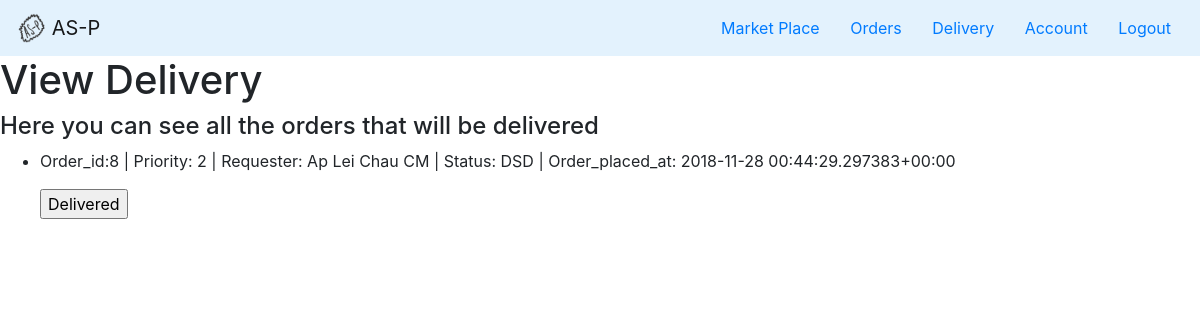
Before: /asp/delivery (signed in) with the older database file.
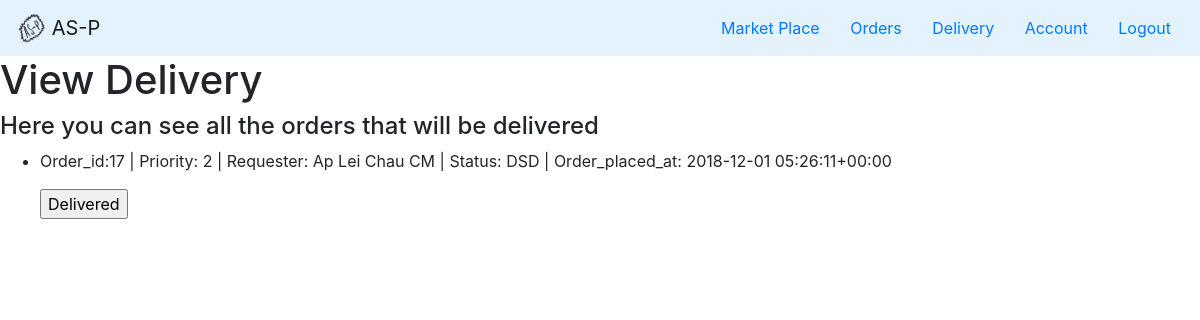
After: the same page with the newer database file.
### asp/models.py (models this page shows, shortened)
class Order(models.Model):
    QUEUED_FOR_PROCESSING = 'QFP'
    PROCESSING_BY_WAREHOUSE = 'PBW'
    QUEUED_FOR_DISPATCH = 'QFD'
    DISPATCHED = 'DSD'
    DELIVERED = 'DLD'
    STATUS = (
        (QUEUED_FOR_PROCESSING, 'Queued for Processing'),
        (PROCESSING_BY_WAREHOUSE, 'Processing by Warehouse'),
        (QUEUED_FOR_DISPATCH, 'Queued for Dispatch'),
        (DISPATCHED, 'Dispatched'),
        (DELIVERED, 'Delivered')
    )
    PRIORITY_HIGH = 3
    PRIORITY_MEDIUM = 2
    PRIORITY_LOW = 1
    PRIORITY = (
        (PRIORITY_HIGH, 'high'),
        (PRIORITY_MEDIUM, 'medium'),
        (PRIORITY_LOW, 'low')
    )
    status = models.CharField(
        max_length = 3,
        choices = STATUS,
        default = QUEUED_FOR_PROCESSING
    )
    requester = models.ForeignKey(UserExt, on_delete = models.CASCADE, related_name = 'requested_by')
    processed_by = models.ForeignKey(UserExt, on_delete = models.CASCADE, null = True, blank = True, related_name = 'processed_by')
    priority = models.PositiveIntegerField(
        choices = PRIORITY,
        default = PRIORITY_LOW
    )
    time_queued_processing = models.DateTimeField()
    time_processing = models.DateTimeField(null = True, blank = True)
    time_queued_dispatch = models.DateTimeField(null = True, blank = True)
    time_dispatched = models.DateTimeField(null = True, blank = True)
    time_delivered = models.DateTimeField(null = True, blank = True)
    shipping_label_name = models.CharField(max_length = 200, null = True, blank = True)
    def __str__(self):
        return f"Order_id:{self.id} | Priority: {self.priority} | Requester: {self.requester.user.username} | Status: {self.status} | Order_placed_at: {self.time_queued_processing}"

class UserExt(models.Model):
    CLINIC_MANAGER = 'CM'
    DISPATCHER = 'DP'
    WAREHOUSE_PERSONNEL = 'WP'
    ADMIN = 'AD'
    ROLES = (
        (CLINIC_MANAGER, 'Clinic Manager'),
        (DISPATCHER, 'Dispatcher'),
        (WAREHOUSE_PERSONNEL, 'Warehouse Personnel'),
        (ADMIN, 'Admin')
    )
    user = models.OneToOneField(User, on_delete=models.CASCADE)
    hospital = models.ForeignKey(Hospital, on_delete=models.CASCADE, null = True, blank = True, related_name='working_hospital')
    reset_password = models.BooleanField(default=False)
    role = models.CharField(
        max_length = 2,
        choices = ROLES,
        default = CLINIC_MANAGER
    )
    def is_permitted_to_access(self, role):
        if self.role != role:
            return False
        return True

### asp/views.py (the view, shortened to what this page needs)
# urls.py: path('delivery', views.delivery, name='delivery'),
def delivery(request):
    if not request.user.is_authenticated:
        return HttpResponse('No Permission', status = 403)
    if UserExt.objects.get(user = request.user).is_permitted_to_access('CM'):
        ordersToDeliver = Order.objects.filter(status = 'DSD').filter(requester = UserExt.objects.get(user = request.user).id)
        return render(request, 'asp/delivery.html', {'orders': ordersToDeliver})
    else:
        return HttpResponse('No Permission', status = 403)

### asp/templates/asp/delivery.html (shortened to what this page needs)
{% extends "asp/header_CM.html" %}
{% block content %}
<h1>View Delivery</h1>
<h4>Here you can see all the orders that will be delivered</h4>
<ul>
    {% for order in orders %}
        <li>
            <p>
                {{ order }}
                <form action="/asp/delivery" method="post">
                    <input type="submit" value="Delivered">
                </form>
            </p>
        </li>
    {% endfor %}
</ul>
{% endblock %}

Changed rows visible on the page:
removed Order: id+priority+requester "Order_id:8 | Priority: 2 | Requester: Ap Lei Chau CM | Status: DSD | Order_placed_at: 2018-11-28 00:44:29.297383+00:00"
added Order: id+priority+requester "Order_id:17 | Priority: 2 | Requester: Ap Lei Chau CM | Status: DSD | Order_placed_at: 2018-12-01 05:26:11+00:00"
